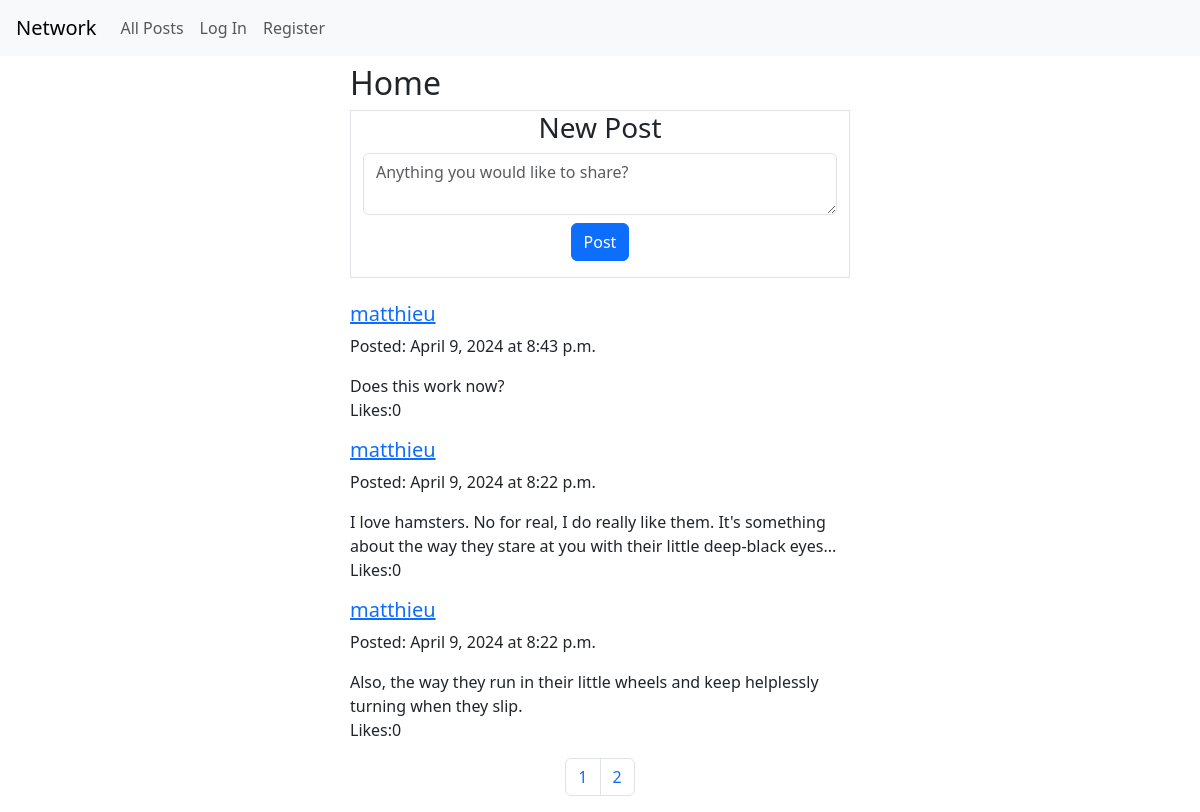
The page /?page_number=2 on the database its author committed.
### network/models.py (models this page shows, shortened)
class Post(models.Model):
    content = models.TextField(max_length= 500)
    creation_date = models.DateField(default=timezone.now().date())
    creation_time = models.TimeField(default=timezone.now().time())
    user = models.ForeignKey(User, on_delete=models.CASCADE, related_name="posts")

class User(AbstractUser):
    follows = models.ManyToManyField('self', symmetrical=False, related_name='follower', blank=True)
    def __str__(self):
        return self.username

### network/views.py (the view, shortened to what this page needs)
# urls.py: path("", views.index, name="index"),
def index(request):
    posts = Post.objects.order_by("-creation_date", "-creation_time")
    paginator = Paginator(posts, 10)
    pages_total = paginator.count
    if request.GET.get('ajax') == 'True':
        data = json.loads(request.body)
        page_number = data.get("page_number")
        return JsonResponse({"message":"page number received"})
    if request.method == 'GET':
        user = request.user
        postform = PostForm()
        page_number = request.GET.get("page_number", 1)
        return render(request, "network/index.html",{
            "postform":postform,
            "recent_posts":paginator.page(page_number),
            "user":user,
            "paginator":paginator,
            "pages_total":pages_total,
        })

### network/forms.py (shortened to what this page needs)
class PostForm(forms.Form):
    content = forms.CharField(widget=forms.Textarea(attrs={'class': 'form-control mb-2',
                                                            'cols': 10,
                                                            'rows': 2,
                                                            'placeholder' : 'Anything you would like to share?'
                                                            }),
                            max_length= 500)

### network/templates/network/index.html (shortened to what this page needs)
{% extends "network/layout.html" %}
{% block body %}
    <div class ="container-fluid">
        <div class="row justify-content-center text-left-align" >
            <div class="col-5 ms-0 ps-0">
                <h2>Home</h2>
            </div>
        </div>
        <div id="new_post" class="row justify-content-center text-center mb-4 " >
            <div class="col-5 border">
                <h3>New Post</h3>
                <form action="" method="post">
                {{postform.content}}
                    <button type="submit" class="btn btn-primary mb-3" value="Submit">Post</button>
                </form>
            </div>
        </div>
        {% for post in recent_posts %}
            <div class="row justify-content-center text-left-aligned">
                <div class="col-5 ms-0 ps-0">
                    <a href="{{post.user.username}}"><h5 id="{{post.user}}">{{post.user}}</h5></a>
                    <p>Posted: {{post.creation_date}} at {{post.creation_time}}</p>
                    <span class="text-break">{{post.content}}</span>
                    <p>Likes:0</p>
                </div>
            </div>
        {% endfor %}
        <nav id="pagination">
            <ul class="pagination justify-content-center">
              {% for page in paginator %}
              <li id="{{page.number}}" class="page-item"><a class="page-link" href="{% url 'index' %}?page_number={{ page.number }}">{{page.number}}</a></li>
              {% endfor %}
            </ul>
          </nav>
    </div>
{% endblock %}

### rows shown on the page
Post: user "matthieu", creation_date "April 9, 2024", creation_time "8:43 p.m.", content "Does this work now?"
Post: user "matthieu", creation_date "April 9, 2024", creation_time "8:22 p.m.", content "I love hamsters. No for real, I do really like them. It's something about the way they stare at you with their little deep-black eyes..."
Post: user "matthieu", creation_date "April 9, 2024", creation_time "8:22 p.m.", content "Also, the way they run in their little wheels and keep helplessly turning when they slip."

### other values the page prints
{{ page.number }} "1" "2"
